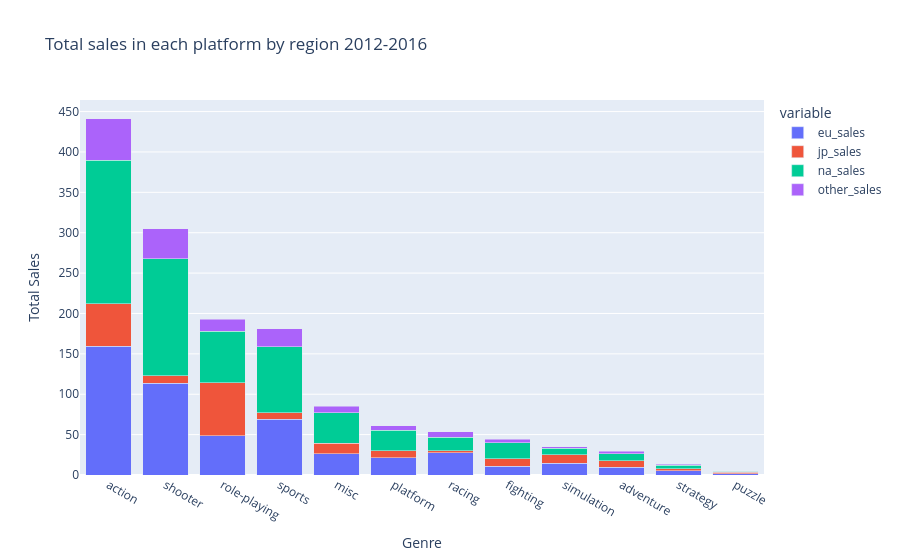

Source (notebook cell):
### Code cell
fig = px.bar(genre_comp, x="genre", y=['eu_sales','jp_sales', 'na_sales','other_sales'], barmode='group',
             title='Total sales in each platform by region 2012-2016',
            labels=dict(value='Total Sales', genre='Genre'),
             height=500)

fig.update_layout(barmode='stack')
fig.show()

### Figure 1 — Plotly figure (JSON) as saved in the notebook; plotly's stock layout.template omitted (floating-point values rounded to 4 significant figures)
{"data": [{"alignmentgroup": "True", "hovertemplate": "variable=eu_sales<br>Genre=%{x}<br>Total Sales=%{y}<extra></extra>", "legendgroup": "eu_sales", "marker": {"color": "#636efa", "pattern": {"shape": ""}}, "name": "eu_sales", "offsetgroup": "eu_sales", "orientation": "v", "showlegend": true, "textposition": "auto", "type": "bar", "x": ["action", "shooter", "role-playing", "sports", "misc", "platform", "racing", "fighting", "simulation", "adventure", "strategy", "puzzle"], "xaxis": "x", "y": [159.3, 113.5, 48.53, 69.09, 26.32, 21.41, 27.29, 10.79, 14.55, 9.46, 5.17, 1.4], "yaxis": "y"}, {"alignmentgroup": "True", "hovertemplate": "variable=jp_sales<br>Genre=%{x}<br>Total Sales=%{y}<extra></extra>", "legendgroup": "jp_sales", "marker": {"color": "#EF553B", "pattern": {"shape": ""}}, "name": "jp_sales", "offsetgroup": "jp_sales", "orientation": "v", "showlegend": true, "textposition": "auto", "type": "bar", "x": ["action", "shooter", "role-playing", "sports", "misc", "platform", "racing", "fighting", "simulation", "adventure", "strategy", "puzzle"], "xaxis": "x", "y": [52.8, 9.23, 65.44, 8.01, 12.86, 8.63, 2.5, 9.44, 10.41, 8.24, 2.88, 2.14], "yaxis": "y"}, {"alignmentgroup": "True", "hovertemplate": "variable=na_sales<br>Genre=%{x}<br>Total Sales=%{y}<extra></extra>", "legendgroup": "na_sales", "marker": {"color": "#00cc96", "pattern": {"shape": ""}}, "name": "na_sales", "offsetgroup": "na_sales", "orientation": "v", "showlegend": true, "textposition": "auto", "type": "bar", "x": ["action", "shooter", "role-playing", "sports", "misc", "platform", "racing", "fighting", "simulation", "adventure", "strategy", "puzzle"], "xaxis": "x", "y": [177.8, 144.8, 64, 81.53, 38.19, 25.38, 17.22, 19.79, 7.97, 8.92, 4.23, 1.13], "yaxis": "y"}, {"alignmentgroup": "True", "hovertemplate": "variable=other_sales<br>Genre=%{x}<br>Total Sales=%{y}<extra></extra>", "legendgroup": "other_sales", "marker": {"color": "#ab63fa", "pattern": {"shape": ""}}, "name": "other_sales", "offsetgroup": "other_sales", "orientation": "v", "showlegend": true, "textposition": "auto", "type": "bar", "x": ["action", "shooter", "role-playing", "sports", "misc", "platform", "racing", "fighting", "simulation", "adventure", "strategy", "puzzle"], "xaxis": "x", "y": [51.14, 37.26, 14.83, 22.44, 7.67, 5.58, 6.49, 4.47, 2.19, 2.81, 1.06, 0.22], "yaxis": "y"}], "layout": {"autosize": true, "barmode": "stack", "legend": {"title": {"text": "variable"}, "tracegroupgap": 0}, "title": {"text": "Total sales in each platform by region 2012-2016"}, "xaxis": {"anchor": "y", "autorange": true, "domain": [0, 1], "range": [-0.5, 11.5], "title": {"text": "Genre"}, "type": "category"}, "yaxis": {"anchor": "x", "autorange": true, "domain": [0, 1], "range": [0, 464.3], "title": {"text": "Total Sales"}, "type": "linear"}}}
